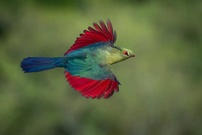
#> input picture HW0/Q1.jpg, 202 x 135 px, shrunk from 1020 x 680 before the run, given in place of taj.jpg, which was not available
$ jupyter execute Q6.ipynb   (text cells are left out)
#> lines starting #> are read from the running program, lines starting #| are printed output that depends on the picture; after the words box and inside, x2 and y2 are one past the last pixel; in counts of white or black regions, pixels touching at a corner belong together; pictures that were not available may be replaced by others from this repository, and a replacement may not be noted
[cell 1]
from google.colab import drive
drive.mount('/content/drive')

[cell 2]
import numpy as np
import cv2
import math
import matplotlib.pyplot as plt
from google.colab.patches import cv2_imshow

[cell 3]
def Reflect101(img,filter_size):
  '''
    Do not use loop (like while and for)
    Do not use libraries
    calculate averaging filter
    input(s):
      img (ndarray): input image
      filter_size (ndarray): filter size
    output(s):
      image (ndarray): computed Reflect101
  '''

  #######################
  #    your code here   #
  #######################
  rows, cols = img.shape
  padd_size = filter_size // 2
  image = np.zeros((rows+2*padd_size, cols+2*padd_size), dtype=img.dtype)
  # fill the top padded image
  image[0:padd_size, padd_size:-padd_size] = np.flipud(img[1:padd_size+1, :])
  # fill the down padded image
  image[-padd_size:, padd_size:-padd_size] = np.flipud(img[-padd_size-1:-1, :])
  # fill the right padded image
  image[padd_size:-padd_size, -padd_size:] = np.fliplr(img[:, -padd_size-1:-1])
  # fill the left padded image
  image[padd_size:-padd_size, 0:padd_size] = np.fliplr(img[:, 1:padd_size+1])

  # fill the corners of padded image
  image[0:padd_size, 0:padd_size] = np.fliplr(np.flipud(img[1:padd_size+1, 1:padd_size+1]))
  image[0:padd_size, -padd_size:] = np.fliplr(np.flipud(img[1:padd_size+1, -padd_size-1:-1]))
  image[-padd_size:, 0:padd_size] = np.fliplr(np.flipud(img[-padd_size-1:-1, 1:padd_size+1]))
  image[-padd_size:, -padd_size:] = np.fliplr(np.flipud(img[-padd_size-1:-1, -padd_size-1:-1]))

  #fill the center of padded image
  image[padd_size:-padd_size, padd_size:-padd_size] = img


  return image

[cell 4]
def Averaging_Blurring(img, filter_size):
  '''
    Do not use libraries
    input(s):
      img (ndarray): input image
      filter_size (ndarray): filter size
    output(s):
      result (ndarray): computed averaging blurring
  '''
  image = Reflect101(img, filter_size)
  result = np.zeros((img.shape))

  #######################
  #    your code here   #
  #######################
  kernel = np.ones((filter_size, filter_size), dtype=np.float32) / (filter_size**2)
  for i in range(result.shape[0]):
    for j in range(result.shape[1]):
      result[i, j] = np.sum(kernel * image[i:i+filter_size, j:j+filter_size])

  return result

[cell 5]
def Median_Blurring(img, filter_size):
  '''
    Do not use libraries
    input(s):
      img (ndarray): input image
      filter_size (ndarray): filter size
    output(s):
      result (ndarray): computed median blurring
  '''
  image = Reflect101(img, filter_size)
  result = np.zeros((img.shape))

  #######################
  #    your code here   #
  #######################
  for i in range(result.shape[0]):
    for j in range(result.shape[1]):
      sel_region = image[i:i+filter_size, j:j+filter_size]
      median_val = np.median(sel_region)
      result[i, j] = median_val
  return result

[cell 6]
def Gaussian_Blurring(img, filter_size, std):
    '''
    Do not use libraries
    input(s):
      img (ndarray): input image
      filter_size (tuple): filter size
      std (float): std of gaussian kernel
    output(s):
      result (ndarray): computed gaussian blurring
    '''
    kernel = np.zeros((filter_size,filter_size))
    #######################
    #    your code here   #
    #######################
    constant = 1 / (2 * np.pi * std ** 2)
    for i in range(filter_size):
        for j in range(filter_size):
            s = i - filter_size // 2
            t = j - filter_size // 2
            kernel[i, j] = np.exp(-(s**2 + t**2) / (2 * std**2))

    kernel = kernel / np.sum(kernel)
    output = img.copy()
    result = cv2.filter2D(src = output, ddepth = -1, kernel = kernel)
    return result

[cell 7]
# Do not change this cell
# i read the image from the google drive
path = '/content/drive/MyDrive/ColabNotebooks/FCV/HW2/images/taj.jpg'
image = cv2.imread(path, cv2.IMREAD_GRAYSCALE)
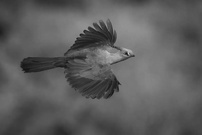
#> image: shape (135, 202); min 13, max 203, mean 93.5

[cell 8]
# Do not change this cell
plt.figure(figsize=(15,15))
plt.subplot(2,2,1)
plt.imshow(image,cmap='gray')
plt.title("main image")
plt.axis("off")

AB = Averaging_Blurring(image,15)
#> in Reflect101, `image[0:padd_size, padd_size:-padd_size] = np.flipud(img[1:padd_size+1..`:
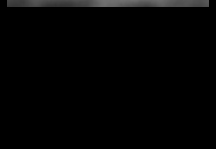
#> image: shape (149, 216); min 0, max 113, mean 3.5
#> in Reflect101, `image[padd_size:-padd_size, 0:padd_size] = np.fliplr(img[:, 1:padd_siz..`:
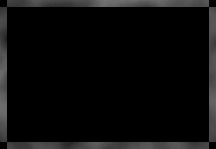
#> image: shape (149, 216); min 0, max 113, mean 11.4
#> in Reflect101, `image[0:padd_size, 0:padd_size] = np.fliplr(np.flipud(img[1:padd_size+..`:
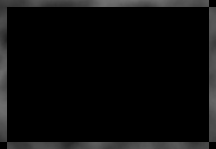
#> image: shape (149, 216); 0.15% of pixels changed, all inside (x1, y1, x2, y2) = (0, 0, 7, 7)
#> in Reflect101, `image[0:padd_size, -padd_size:] = np.fliplr(np.flipud(img[1:padd_size+..`:
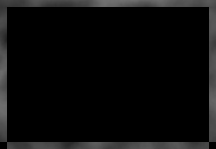
#> image: shape (149, 216); 0.15% of pixels changed, all inside (x1, y1, x2, y2) = (209, 0, 216, 7)
#> in Reflect101, `image[-padd_size:, 0:padd_size] = np.fliplr(np.flipud(img[-padd_size-1..`:
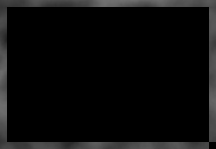
#> image: shape (149, 216); 0.15% of pixels changed, all inside (x1, y1, x2, y2) = (0, 142, 7, 149)
#> in Reflect101, `image[-padd_size:, -padd_size:] = np.fliplr(np.flipud(img[-padd_size-1..`:
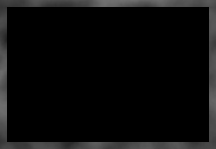
#> image: shape (149, 216); 0.15% of pixels changed, all inside (x1, y1, x2, y2) = (209, 142, 216, 149)
#> in Reflect101, `image[padd_size:-padd_size, padd_size:-padd_size] = img`:
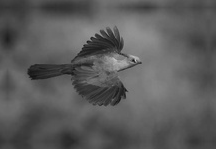
#> image: shape (149, 216); min 13, max 203, mean 91
#> after the loop in Averaging_Blurring, `for i in range(result.shape[0]):`:
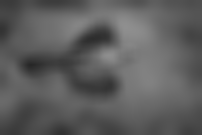
#> result: shape (135, 202) float64; min 39.82, max 143.4, mean 93.5
plt.subplot(2,2,2)
plt.imshow(AB,cmap='gray')
plt.title("Averaging Blurring")
plt.axis("off")

MB = Median_Blurring(image,15)
plt.subplot(2,2,3)
plt.imshow(MB,cmap='gray')
plt.title("Median Blurring")
plt.axis("off")

GB = Gaussian_Blurring(image,15,40)
plt.subplot(2,2,4)
plt.imshow(GB,cmap='gray')
plt.title("Gaussian Blurring")
plt.axis("off")

[cell 9]
def Bilateral_Filtering(img, filter_size, std, rstd):
    '''
    Do not use libraries
    input(s):
      img (ndarray): input image
      filter_size (tuple): filter size
      std (float): value of std in the coordinate space
      rstd (float): value of std in the color space
    output(s):
      result (ndarray): computed Bilateral blurring
    '''
    result = img.copy()
    image = Reflect101(img, filter_size)
    #######################
    #    your code here   #
    #######################
    pad_size = filter_size // 2
    # [5 lines of commented-out code are left out]

    for i in range(img.shape[0]):
        for j in range(img.shape[1]):

            spatial_kernel = np.zeros((filter_size, filter_size))
            for l in range(filter_size):
                for m in range(filter_size):
                    spatial_kernel[l, m] = math.exp(-((i-l)**2 + (j-m)**2) / (2*std**2)) * (1/2*np.pi*std**2)

            # Get the pixel and its neighbors
            neighborhood = image[i:i+filter_size, j:j+filter_size]
            pixel = img[i,j]

            # Gaussian kernel in the intensity domain
            intensity_kernel = np.exp(-(neighborhood-pixel)**2/(2*rstd**2)) / (np.sqrt(2*np.pi) * rstd)

            # Compute the weighted sum of the neighborhood and the weights
            weights = spatial_kernel * intensity_kernel
            result[i,j] = np.sum(weights * neighborhood) / np.sum(weights)

    return result

[cell 10]
# Do not change this cell
bilateral = Bilateral_Filtering(image, 15, 40, 40)
cv2_imshow(bilateral)

[cell 11]
AveragingBlurring = cv2.blur(image, (15,15))
MedianBlurring = cv2.medianBlur(image, 15)
GaussianBlurring = cv2.GaussianBlur(image, (15,15), 40)
Bilateral = cv2.bilateralFilter(image, 15, 40, 40)

[cell 12]
# Do not change this cell
Array = [AveragingBlurring, MedianBlurring, GaussianBlurring, Bilateral]
titles = ['Averaging Blurring', 'Median Blurring', 'Gaussian Blurring', 'Bilateral']
plt.figure(figsize=(15,15))
for i in range(4):
  plt.subplot(2,2,i+1)
  plt.imshow(Array[i],cmap='gray')
  plt.title(titles[i])
  plt.axis("off")
